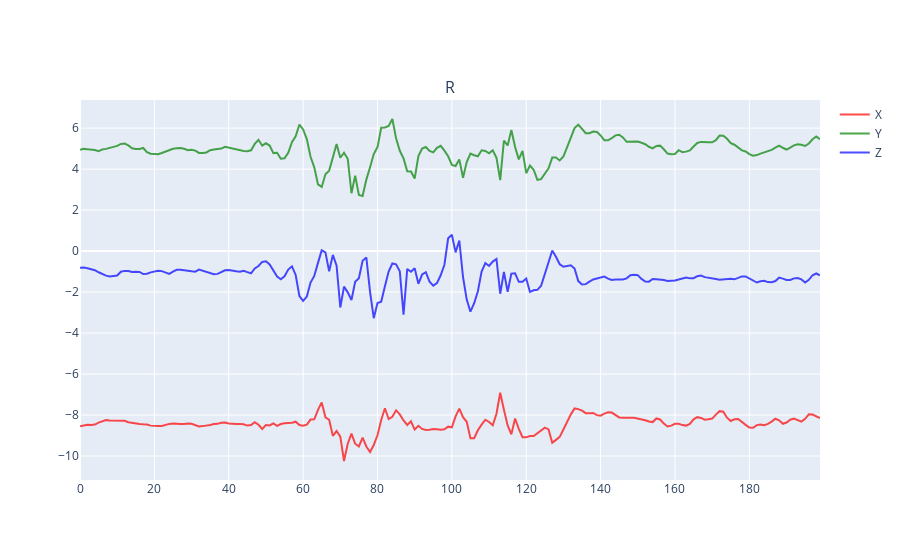

The notebook cell this image was saved under:
### Markdown cell above
## Raw data

### Code cell
fig = make_subplots(rows=1, cols=1, subplot_titles=("Raw data") )

axes_names = ["X", "Y", "Z"]
colors = ["red", "green", "blue"]

x = np.arange(0, 200, 1)

for feature, axis_name, color in zip(sample_data.T, axes_names, colors):
    fig.add_trace(go.Scatter(x=x, y=feature, mode='lines', name=axis_name, opacity=0.7,
                 line =dict(color=color)),
                 row=1, col=1)
    
fig.show()

### Figure 1 — Plotly figure (JSON) as saved in the notebook; plotly's stock layout.template omitted (floating-point values rounded to 4 significant figures; data arrays with more than 128 entries replaced by an {"elided": "..."} marker saying what was removed)
{"data": [{"line": {"color": "red"}, "mode": "lines", "name": "X", "opacity": 0.7, "type": "scatter", "x": {"elided": "200 int values"}, "xaxis": "x", "y": {"elided": "200 float values"}, "yaxis": "y"}, {"line": {"color": "green"}, "mode": "lines", "name": "Y", "opacity": 0.7, "type": "scatter", "x": {"elided": "200 int values"}, "xaxis": "x", "y": {"elided": "200 float values"}, "yaxis": "y"}, {"line": {"color": "blue"}, "mode": "lines", "name": "Z", "opacity": 0.7, "type": "scatter", "x": {"elided": "200 int values"}, "xaxis": "x", "y": {"elided": "200 float values"}, "yaxis": "y"}], "layout": {"annotations": [{"font": {"size": 16}, "showarrow": false, "text": "R", "x": 0.5, "xanchor": "center", "xref": "paper", "y": 1, "yanchor": "bottom", "yref": "paper"}], "autosize": true, "xaxis": {"anchor": "y", "autorange": true, "domain": [0, 1], "range": [0, 199], "type": "linear"}, "yaxis": {"anchor": "x", "autorange": true, "domain": [0, 1], "range": [-11.17, 7.372], "type": "linear"}}}
